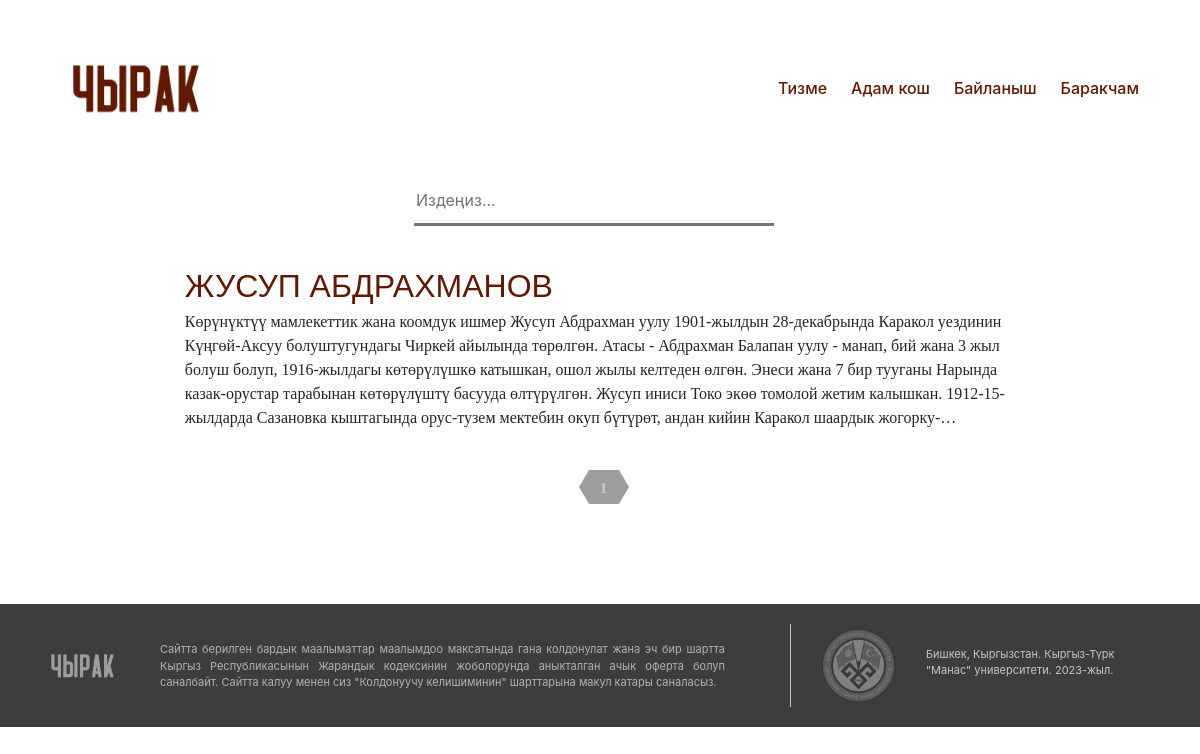
The page /person/?page=3 on the database as committed earlier.
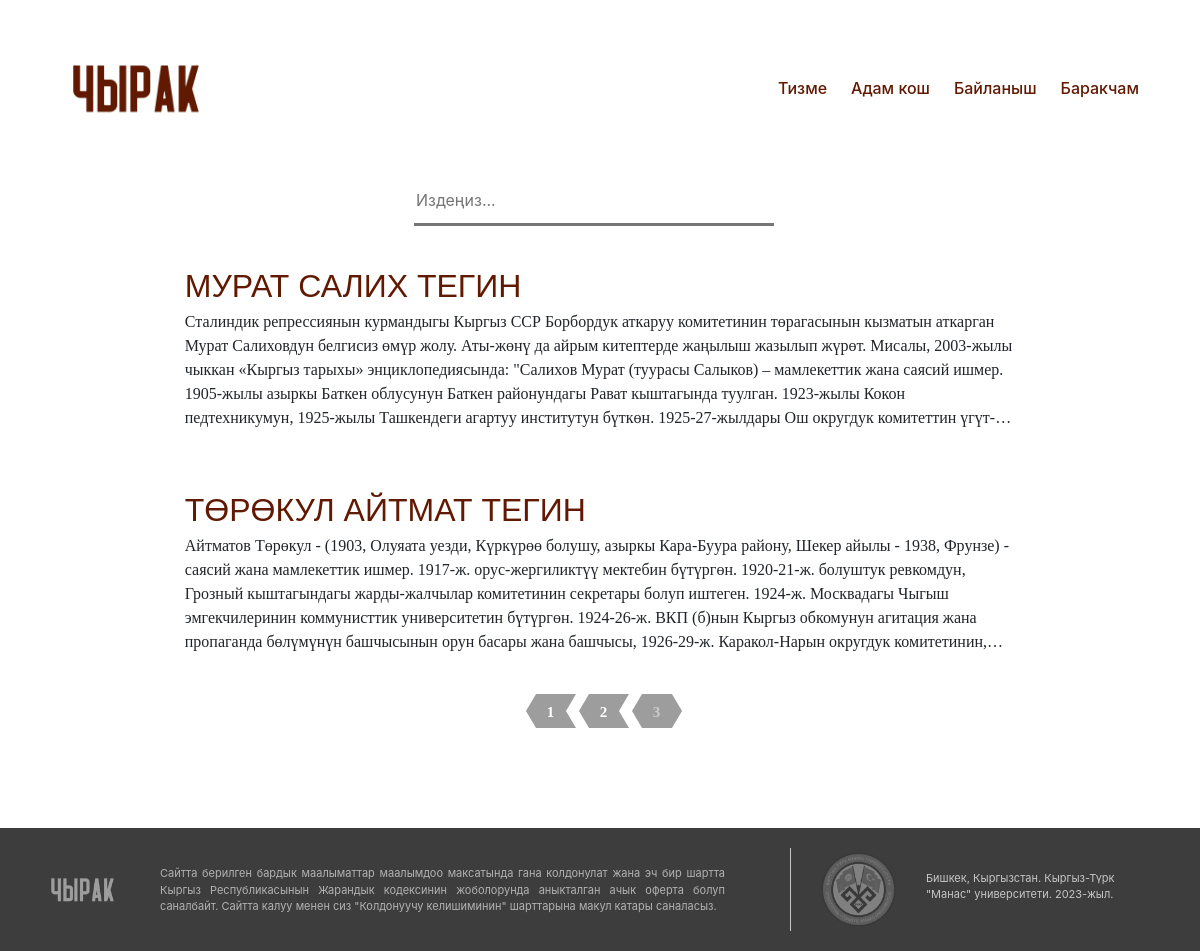
The same page on the database as committed later.
### person/models.py (models this page shows, shortened)
class Victim(models.Model):
    first_name = models.CharField(max_length=30)
    last_name = models.CharField(max_length=30)
    date_of_birth = models.DateField()
    date_of_death = models.DateField()
    place_of_birth = models.CharField(max_length=30)
    place_of_death = models.CharField(max_length=30)
    nationality = models.TextField(default='', blank=True, null=True)
    blame = models.TextField(blank=True, null=True)
    rehabilitated = models.CharField(max_length=30, blank=True, null=True)
    occupation = models.TextField( blank=True, null=True)
    bedfellow = models.CharField(max_length=30, blank=True, null=True)
    children = models.CharField(max_length=30, blank=True, null=True)
    photo = models.ImageField(upload_to='images/', blank=True, null=True)
    file = models.FileField(upload_to='uploads/', blank=True, null=True)
    desc_of_photo = models.TextField(default='', blank=True, null=True)
    desc_of_file = models.TextField(default='', blank=True, null=True)
    content = models.TextField(default="", blank=True, null=True)
    date_of_publish = models.DateField(default=datetime.now)
    up_vote = models.IntegerField(default=0)
    is_proven = models.BooleanField(default=False)
    profile = models.ForeignKey(Profile, on_delete=models.CASCADE)
    x = models.CharField(max_length=100,default="", blank=True, null=True)

### list_of_person/views.py (the view)
# urls.py: path('person/', include('list_of_person.urls')),
def list_of_person(request):
    sort_option = request.GET.get('sort_option', 'first_name')
    items = Victim.objects.order_by(sort_option)
    if sort_option.startswith('-'):
        sort_option = sort_option[1:]  # Remove the hyphen
        items = sorted(items, key=lambda x: getattr(x, sort_option), reverse=True)
    else:
        items = sorted(items, key=lambda x: getattr(x, sort_option))
    paginator = Paginator(items, 2)
    page_number = request.GET.get("page")
    page_obj = paginator.get_page(page_number)
    context = {
        "page_obj": page_obj,
        'items': items,
        'sort_option': sort_option,
    }
    return render(request, 'list_of_person.html', context)

### list_of_person/templates/list_of_person.html (shortened to what this page needs)
{% extends 'base.html' %}
{% block content %}
{% load static %}
    <link rel="stylesheet" type="text/css" href="{% static 'list_of_person.css' %}"/>
<div>
    <div class="container d-flex justify-content-center flex-column align-items-center" style="width: 83%;">
        <div class="d-flex flex-row" style="max-width: 500px;">
            <div class="search-box">
                <form method="GET" action="{% url 'search' %}" style="width: 30vw;">
                    <input type="search" id="searchbox" name="q" value="{{ request.GET.q }}" placeholder="Издеңиз..." aria-label="Search">
                </form>
            </div>
            <form action="{% url 'list_of_person' %}" method="get">
            </form>
        </div>
        <div class="container d-flex justify-content-center flex-column align-items-center">
            {% for person in page_obj %}
                <div class="card border-0 mt-3 " style="width: 93%;">
                    <div class="card-body">
                        <a href="{% url 'person_page' person.id %}" class="card-title fs-2 text-decoration-none" style="color: #611902; text-transform: uppercase; font-family: sans-serif">
                            {{ person.first_name }}
                            {{ person.last_name }}
                        </a>
                        <p class="card-text fs-6" style="
                        display: -webkit-box;
                        -webkit-line-clamp: 5;
                        -webkit-box-orient: vertical;
                        overflow: hidden;
                        text-overflow: ellipsis;
                        font-family: 'sans-serif';">
                            {{ person.content}}
                        </p>
                    </div>
                </div>
            {% endfor %}
        </div>
        <div class="pagination" style="margin-bottom: 100px">
            <ul>
                {% for num in page_obj.paginator.page_range %}
                    {% if page_obj.number == num %}
                        <li class="active">
                            <a href="?page={{ num }}">{{ num }}</a>
                        </li>
                    {% else %}
                        <li>
                            <a href="?page={{ num }}">
                                {{ num }}
                            </a>
                        </li>
                    {% endif %}
                {% endfor %}
            </ul>
        </div>
    </div>
</div>
{% endblock %}

Rows that differ between the two databases and show on the page:
added Victim: first_name "МУРАТ", last_name "САЛИХ ТЕГИН", content "Сталиндик репрессиянын курмандыгы Кыргыз ССР Борбордук аткаруу комитетинин төрагасынын кызматын аткарган Мурат Салиховдун белгисиз өмүр жолу. Аты-жөнү да айрым китептерде жаңылыш жазылып жүрөт. Мисалы, 2003-жылы чыккан «Кыргыз тарыхы» энциклопедиясында: \"Салихов Мурат (туурасы Салыков) – мамлекеттик жана саясий ишмер. 1905-жылы азыркы Баткен облусунун Баткен районундагы Рават кыштагында туулган. 1923-жылы Кокон педтехникумун, 1925-жылы Ташкендеги агартуу институтун бүткөн. 1925-27-жылдары Ош округдук…"
changed Victim: first_name "ЖУСУП" → "ТӨРӨКУЛ"; last_name "АБДРАХМАНОВ" → "АЙТМАТ ТЕГИН"; content "Көрүнүктүү мамлекеттик жана коомдук ишмер Жусуп Абдрахман уулу 1901-жылдын 28-декабрында Каракол уездинин Күңгөй-Аксуу болуштугундагы Чиркей айылында төрөлгөн. Атасы - Абдрахман Балапан уулу - манап, бий жана 3 жыл болуш болуп, 1916-жылдагы көтөрүлүшкө катышкан, ошол жылы келтеден өлгөн. Энеси жана 7 бир тууганы Нарында казак-орустар тарабынан көтөрүлүштү басууда өлтүрүлгөн. Жусуп иниси Токо экөө томолой жетим калышкан. 1912-15-жылдарда Сазановка кыштагында орус-тузем мектебин окуп бүтүрөт, андан кийин Каракол…" → "Айтматов Төрөкул - (1903, Олуяата уезди, Күркүрөө болушу, азыркы Кара-Буура району, Шекер айылы - 1938, Фрунзе) - саясий жана мамлекеттик ишмер. 1917-ж. орус-жергиликтүү мектебин бүтүргөн. 1920-21-ж. болуштук ревкомдун, Грозный кыштагындагы жарды-жалчылар комитетинин секретары болуп иштеген. 1924-ж. Москвадагы Чыгыш эмгекчилеринин коммунисттик университетин бүтүргөн. 1924-26-ж. ВКП (б)нын Кыргыз обкомунун агитация жана пропаганда бөлүмүнүн башчысынын орун басары жана башчысы, 1926-29-ж. Каракол-Нарын округдук…"
Other text that changed with them:
list line gone: "1"
new list line: "1"
new list line: "2"
new list line: "3"
